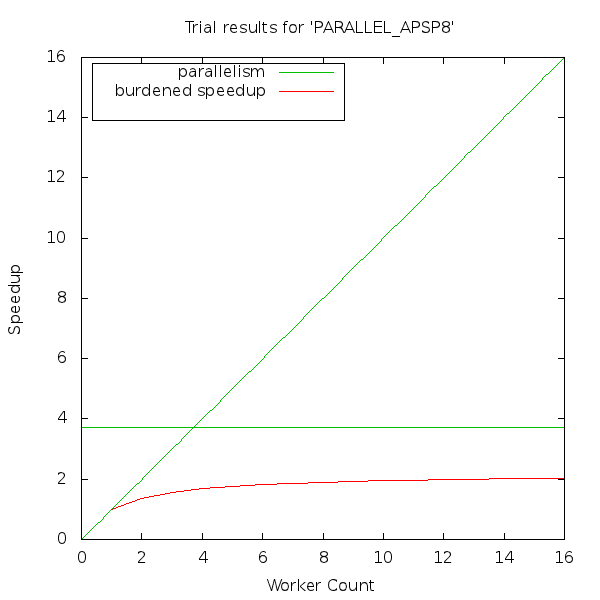

This figure's gnuplot source:
set terminal png size 600, 600
set output "PARALLEL_APSP8.png"
set datafile separator ","
set size square 1.0, 1.0
set title "Trial results for 'PARALLEL_APSP8'"
set xlabel "Worker Count" 0.0,0.0
set ylabel "Speedup" 0.0,0.0
set key left top box
set pointsize 1.8
plot [0:16] [0:16] x title "parallelism" lt 2, 3.710164 notitle lt 2, "PARALLEL_APSP8.csv" using 1:2 title "burdened speedup" with lines lt 1, "PARALLEL_APSP8.csv" using 1:4 with points pt 1 title "trials"
